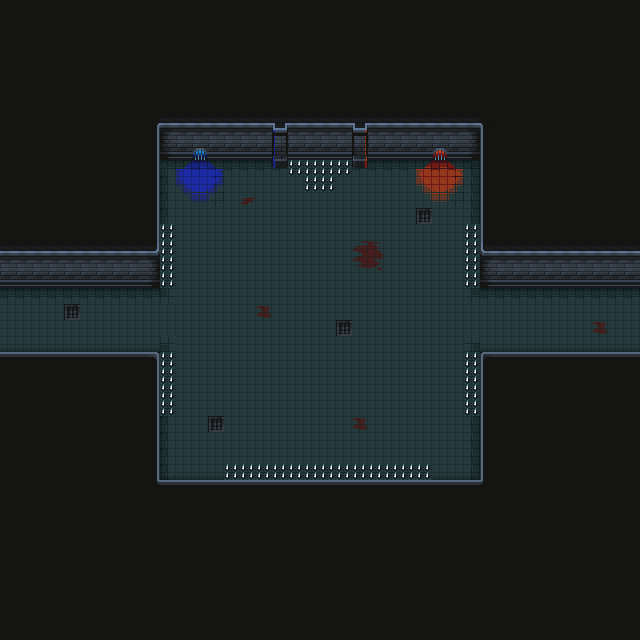

This is a level from a 2D game, rendered from its Tiled map with the project's own tilesets. A one-line summary and the map file follow, with tile-layer data summarised:
An orthogonal 40x40 tile map with 16x16 px tiles, 3 tile layers (Sol, Murs, Objets 1), 2 tilesets and 25 objects (12x Collisions, 7x Pics, 6x spawn_mob).

<map version="1.10" tiledversion="1.10.2" orientation="orthogonal" renderorder="right-down" width="40" height="40" tilewidth="16" tileheight="16" infinite="0" nextlayerid="5" nextobjectid="95">
 <tileset firstgid="1" source="Nv 1.tsx" />
 <tileset firstgid="626" source="Objets.tsx" />
 <layer id="1" name="Sol" width="40" height="40">
  <data>[1600 cells, 484 non-empty, 35 distinct tile ids]</data>
 </layer>
 <layer id="2" name="Murs" width="40" height="40">
  <data>[1600 cells, 1122 non-empty, 31 distinct tile ids]</data>
 </layer>
 <layer id="4" name="Objets 1" width="40" height="40">
  <data>[1600 cells, 35 non-empty, 1 distinct tile ids]</data>
 </layer>
 <objectgroup id="3" name="objets" class="Collisions">
  <object id="64" name="collisions" type="Collisions" x="159.454" y="143.94" width="320" height="16" />
  <object id="67" name="collisions" type="Collisions" x="272.204" y="160.69" width="15.25" height="7.5" />
  <object id="68" name="collisions" type="Collisions" x="352.204" y="160.44" width="14.25" height="8.5" />
  <object id="69" name="collisions" type="Collisions" x="143.454" y="143.94" width="16" height="128" />
  <object id="70" name="collisions" type="Collisions" x="-0.545454" y="271.94" width="160" height="16" />
  <object id="73" name="collisions" type="Collisions" x="-0.545454" y="351.94" width="160" height="16" />
  <object id="74" name="collisions" type="Collisions" x="143.454" y="367.94" width="16" height="112" />
  <object id="75" name="collisions" type="Collisions" x="143.454" y="479.94" width="336" height="16" />
  <object id="76" name="collisions" type="Collisions" x="479.454" y="351.94" width="16" height="144" />
  <object id="77" name="collisions" type="Collisions" x="495.454" y="351.94" width="144" height="16" />
  <object id="78" name="collisions" type="Collisions" x="479.454" y="239.94" width="160" height="16" />
  <object id="79" name="collisions" type="Collisions" x="479.454" y="143.94" width="16" height="96" />
  <object id="81" name="pics" type="Pics" x="159.454" y="223.94" width="16" height="64" />
  <object id="82" name="pics" type="Pics" x="287.454" y="159.94" width="64" height="16" />
  <object id="83" name="pics" type="Pics" x="303.454" y="175.94" width="32" height="16" />
  <object id="84" name="pics" type="Pics" x="463.454" y="223.94" width="16" height="64" />
  <object id="85" name="pics" type="Pics" x="463.454" y="351.94" width="16" height="64" />
  <object id="86" name="pics" type="Pics" x="223.454" y="463.94" width="208" height="16" />
  <object id="87" name="pics" type="Pics" x="159.454" y="351.94" width="16" height="64" />
  <object id="89" name="orc" type="spawn_mob" x="242" y="222">
   <point />
  </object>
  <object id="90" name="mort" type="spawn_mob" x="428" y="424">
   <point />
  </object>
  <object id="91" name="demon" type="spawn_mob" x="214.667" y="409.333">
   <point />
  </object>
  <object id="92" name="bebe_orc" type="spawn_mob" x="394" y="222">
   <point />
  </object>
  <object id="93" name="bebe_monstre" type="spawn_mob" x="432" y="229.333">
   <point />
  </object>
  <object id="94" name="bebe_monstre" type="spawn_mob" x="404.667" y="244.667">
   <point />
  </object>
 </objectgroup>
</map>
